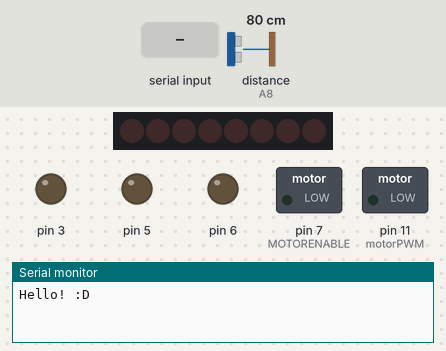
The sketch below on a simulated Arduino Mega 2560, built with avr-gcc and run on an emulated ATmega2560. On the bench: 8 shift-register outputs drawn as a row of LEDs (first output left, lit = HIGH), switched loads named in the sketch (green lamp = pin HIGH), output pins drawn as LEDs (lit = HIGH), the last lines printed to the serial monitor. Wiring (inferred from the names in the program): ultrasonic range finder: trigger A9; echo A8; shift register (74HC595): data pin 8; shift clock pin 4; latch pin 12. Wiring (inferred from the signals the program sends): row of LEDs: on Q0, Q1, Q2, Q3, Q4, Q5, Q6, Q7. The inputs (shaded band) are chosen by the test bench; at power-on: distance to the obstacle (sensor on A8) 80 cm. The echo pulse lasts 58.3 µs per cm; pins used as bus, display or sensor lines are not drawn.

Above: at 1.2 s.
1.3 s: "<f90>" received over the second serial link
At 2.4 s:
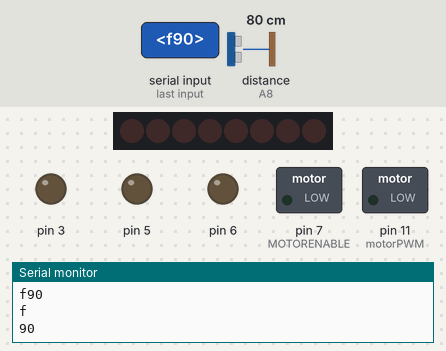
2.8 s: "<f,45>" received over the second serial link
At 3.9 s:
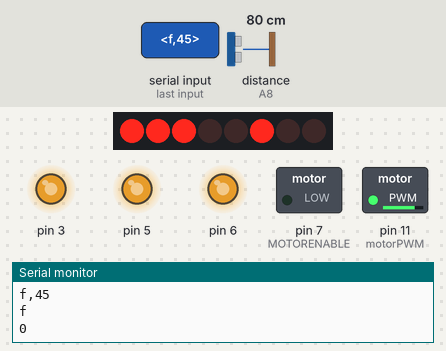
7.3 s: "<b90>" received over the second serial link
At 8.2 s:
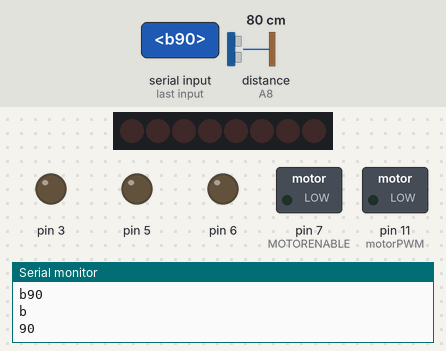
8.8 s: "<b,45>" received over the second serial link
At 9.7 s:
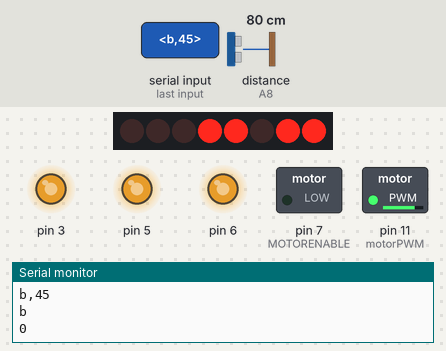
Timing chart, 0 to 11.3 s (numbered marks = the images above; inputs shaded):
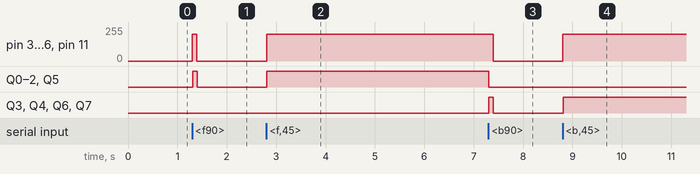

Measured:
- after the input at 1.3 s, pin 3, pin 5, pin 6, pin 11 (motorPWM): 0/255 → 200/255 at once, → 0/255 0.09 s later; Q0–2, Q5: LOW → HIGH at once, → LOW 0.09 s later
- after the input at 2.8 s, pin 3, pin 5, pin 6, pin 11 (motorPWM): 0/255 → 200/255 at once; Q0–2, Q5: LOW → HIGH at once
- after the input at 7.3 s, pin 3, pin 5, pin 6, pin 11 (motorPWM): 200/255 → 0/255 after 0.10 s; Q0–2, Q5: HIGH → LOW at once; Q3, Q4, Q6, Q7: LOW → HIGH at once, → LOW 0.09 s later
- after the input at 8.8 s, pin 3, pin 5, pin 6, pin 11 (motorPWM): 0/255 → 200/255 at once; Q3, Q4, Q6, Q7: LOW → HIGH at once

The sketch:

Car.ino
```cpp
// Arduino pins for the shift register
#define MOTORLATCH 12
#define MOTORCLK 4
#define MOTORENABLE 7
#define MOTORDATA 8

// 8-bit bus after the 74HC595 shift register
// (not Arduino pins)
// These are used to set the direction of the bridge driver.
#define MOTOR1_A 2
#define MOTOR1_B 3
#define MOTOR2_A 1
#define MOTOR2_B 4
#define MOTOR3_A 5
#define MOTOR3_B 7
#define MOTOR4_A 0
#define MOTOR4_B 6

// Arduino pins for the PWM signals.
#define MOTOR1_PWM 11
#define MOTOR2_PWM 3
#define MOTOR3_PWM 6
#define MOTOR4_PWM 5
#define SERVO1_PWM 10
#define SERVO2_PWM 9

// Codes for the motor function.
#define FORWARD 1
#define BACKWARD 2
#define BRAKE 3
#define RELEASE 4

#define TURN_LEFT 11
#define TURN_RIGHT 12

// 255
#define SPEED 200


// for ultra sonic
#define TRIGPIN A9
#define ECHOPIN A8


unsigned long previousMillis = 0;        // will store last time data was obtained
const long interval = 10;


int positionData = 0;


const char startByte = '<';
const char stopByte = '>';

const byte maxBuffer = 20;


void setup()
{
  Serial1.begin(9600);
  Serial.begin(9600);

  Serial.println("Hello! :D");

  pinMode(TRIGPIN, OUTPUT);
  pinMode(ECHOPIN, INPUT);
}


void loop()
{
  unsigned long currentMillis = millis();

  if (currentMillis - previousMillis >= interval) {
    previousMillis = currentMillis;

    positionData++;
    //Serial.println(positionData);


    long cm = ping();
    Serial1.print(cm);
    Serial1.print(" ");

    if (cm <= 100) {
      //Serial.println("HAHAHA");
    }
  }

  //movePos(FORWARD, 10000);
  //rotate(TURN_LEFT, 10000);


  // Stores the characters between the start and stop bytes
  static char buffer[maxBuffer];
  // Keeps track of spot in buffer
  static byte index = 0;
  if (Serial1.available()) {
    char cmdChar;
    unsigned int para = 0;


    char inChar = Serial1.read();
    Serial.print(inChar);

    if (inChar == startByte) { // If start byte is received
      index = 0; // then reset buffer and start fresh
    } else if (inChar == stopByte) { // If stop byte is received
      Serial.println("");
      buffer[index] = '\0'; // then null terminate
      String inputString = String(buffer);
      String oriString = inputString;
      Serial.println(inputString);

      cmdChar = buffer[0];
      Serial.println(cmdChar);

      inputString.remove(0, 1);
      para = processData(inputString); // and process the data
      Serial.println(para);

      index = 0; // this isn't necessary, but helps limit overflow
    } else { // otherwise
      buffer[index] = inChar; // put the character into our array
      index++; // and move to the next key in the array
    }

    /* Overflow occurs when there are more than 5 characters in between
       the start and stop bytes. This has to do with having limited space
       in our array. We chose to limit our array to 5 (+1 for null terminator)
       because an int will never be above 5 characters */
    if (index >= maxBuffer) {
      index = 0;
      Serial.println("Overflow occured, next value is unreliable");
    }

    if (cmdChar == 'f') {
      movePos(FORWARD, para);
    } else if (cmdChar == 'b') {
      movePos(BACKWARD, para);
    } else if (cmdChar == 'r') {    // turn right
      rotate(TURN_RIGHT, para);
    } else if (cmdChar == 'l') {    // turn left
      rotate(TURN_LEFT, para);
    } else if (cmdChar == 's') {    // stop car
      movePos(RELEASE, 0);
    }
  }
}

unsigned int processData(String iStr) {
  unsigned int value = iStr.toInt(); // convert string to int
  //Serial.print("Value: ");
  //Serial.println(value);
  return value;
}

void movePos(int command, int timeI) {
  motor(1, command, SPEED);
  motor(2, command, SPEED);
  motor(3, command, SPEED);
  motor(4, command, SPEED);
  if (timeI != 0) {
    delay(timeI);
    motor(1, RELEASE, 0);
    motor(2, RELEASE, 0);
    motor(3, RELEASE, 0);
    motor(4, RELEASE, 0);
  }
}

void rotate(int command, int timeI) {
  switch (command)
  {
    case TURN_LEFT:
      motor(1, BACKWARD, SPEED);
      motor(2, FORWARD, SPEED);
      motor(3, FORWARD, SPEED);
      motor(4, BACKWARD, SPEED);
      break;
    case TURN_RIGHT:
      motor(1, FORWARD, SPEED);
      motor(2, BACKWARD, SPEED);
      motor(3, BACKWARD, SPEED);
      motor(4, FORWARD, SPEED);
      break;
  }
  if (timeI != 0) {
    delay(timeI);
    motor(1, RELEASE, 0);
    motor(2, RELEASE, 0);
    motor(3, RELEASE, 0);
    motor(4, RELEASE, 0);
  }
}


// for ultrasonic
long ping() {
  digitalWrite(TRIGPIN, LOW);
  delayMicroseconds(2);
  digitalWrite(TRIGPIN, HIGH);
  delayMicroseconds(10);
  digitalWrite(TRIGPIN, LOW);
  return pulseIn(ECHOPIN, HIGH) / 58;
}


// DON'T CHANGE BELOW


// Initializing
// ------------
// There is no initialization function.
//
// The shiftWrite() has an automatic initializing.
// The PWM outputs are floating during startup,
// that's okay for the Motor Shield, it stays off.
// Using analogWrite() without pinMode() is valid.
//


// ---------------------------------
// motor
//
// Select the motor (1-4), the command,
// and the speed (0-255).
// The commands are: FORWARD, BACKWARD, BRAKE, RELEASE.
//
void motor(int nMotor, int command, int speed)
{
  int motorA, motorB;

  if (nMotor >= 1 && nMotor <= 4)
  {
    switch (nMotor)
    {
      case 1:
        motorA   = MOTOR1_A;
        motorB   = MOTOR1_B;
        break;
      case 2:
        motorA   = MOTOR2_A;
        motorB   = MOTOR2_B;
        break;
      case 3:
        motorA   = MOTOR3_A;
        motorB   = MOTOR3_B;
        break;
      case 4:
        motorA   = MOTOR4_A;
        motorB   = MOTOR4_B;
        break;
      default:
        break;
    }

    switch (command)
    {
      case FORWARD:
        motor_output (motorA, HIGH, speed);
        motor_output (motorB, LOW, -1);     // -1: no PWM set
        break;
      case BACKWARD:
        motor_output (motorA, LOW, speed);
        motor_output (motorB, HIGH, -1);    // -1: no PWM set
        break;
      case BRAKE:
        // The AdaFruit library didn't implement a brake.
        // The L293D motor driver ic doesn't have a good
        // brake anyway.
        // It uses transistors inside, and not mosfets.
        // Some use a software break, by using a short
        // reverse voltage.
        // This brake will try to brake, by enabling
        // the output and by pulling both outputs to ground.
        // But it isn't a good break.
        motor_output (motorA, LOW, 255); // 255: fully on.
        motor_output (motorB, LOW, -1);  // -1: no PWM set
        break;
      case RELEASE:
        motor_output (motorA, LOW, 0);  // 0: output floating.
        motor_output (motorB, LOW, -1); // -1: no PWM set
        break;
      default:
        break;
    }
  }
}


// ---------------------------------
// motor_output
//
// The function motor_ouput uses the motor driver to
// drive normal outputs like lights, relays, solenoids,
// DC motors (but not in reverse).
//
// It is also used as an internal helper function
// for the motor() function.
//
// The high_low variable should be set 'HIGH'
// to drive lights, etc.
// It can be set 'LOW', to switch it off,
// but also a 'speed' of 0 will switch it off.
//
// The 'speed' sets the PWM for 0...255, and is for
// both pins of the motor output.
//   For example, if motor 3 side 'A' is used to for a
//   dimmed light at 50% (speed is 128), also the
//   motor 3 side 'B' output will be dimmed for 50%.
// Set to 0 for completelty off (high impedance).
// Set to 255 for fully on.
// Special settings for the PWM speed:
//    Set to -1 for not setting the PWM at all.
//
void motor_output (int output, int high_low, int speed)
{
  int motorPWM;

  switch (output)
  {
    case MOTOR1_A:
    case MOTOR1_B:
      motorPWM = MOTOR1_PWM;
      break;
    case MOTOR2_A:
    case MOTOR2_B:
      motorPWM = MOTOR2_PWM;
      break;
    case MOTOR3_A:
    case MOTOR3_B:
      motorPWM = MOTOR3_PWM;
      break;
    case MOTOR4_A:
    case MOTOR4_B:
      motorPWM = MOTOR4_PWM;
      break;
    default:
      // Use speed as error flag, -3333 = invalid output.
      speed = -3333;
      break;
  }

  if (speed != -3333)
  {
    // Set the direction with the shift register
    // on the MotorShield, even if the speed = -1.
    // In that case the direction will be set, but
    // not the PWM.
    shiftWrite(output, high_low);

    // set PWM only if it is valid
    if (speed >= 0 && speed <= 255)
    {
      analogWrite(motorPWM, speed);
    }
  }
}


// ---------------------------------
// shiftWrite
//
// The parameters are just like digitalWrite().
//
// The output is the pin 0...7 (the pin behind
// the shift register).
// The second parameter is HIGH or LOW.
//
// There is no initialization function.
// Initialization is automatically done at the first
// time it is used.
//
void shiftWrite(int output, int high_low)
{
  static int latch_copy;
  static int shift_register_initialized = false;

  // Do the initialization on the fly,
  // at the first time it is used.
  if (!shift_register_initialized)
  {
    // Set pins for shift register to output
    pinMode(MOTORLATCH, OUTPUT);
    pinMode(MOTORENABLE, OUTPUT);
    pinMode(MOTORDATA, OUTPUT);
    pinMode(MOTORCLK, OUTPUT);

    // Set pins for shift register to default value (low);
    digitalWrite(MOTORDATA, LOW);
    digitalWrite(MOTORLATCH, LOW);
    digitalWrite(MOTORCLK, LOW);
    // Enable the shift register, set Enable pin Low.
    digitalWrite(MOTORENABLE, LOW);

    // start with all outputs (of the shift register) low
    latch_copy = 0;

    shift_register_initialized = true;
  }

  // The defines HIGH and LOW are 1 and 0.
  // So this is valid.
  bitWrite(latch_copy, output, high_low);

  // Use the default Arduino 'shiftOut()' function to
  // shift the bits with the MOTORCLK as clock pulse.
  // The 74HC595 shiftregister wants the MSB first.
  // After that, generate a latch pulse with MOTORLATCH.
  shiftOut(MOTORDATA, MOTORCLK, MSBFIRST, latch_copy);
  delayMicroseconds(5);    // For safety, not really needed.
  digitalWrite(MOTORLATCH, HIGH);
  delayMicroseconds(5);    // For safety, not really needed.
  digitalWrite(MOTORLATCH, LOW);
}
```
